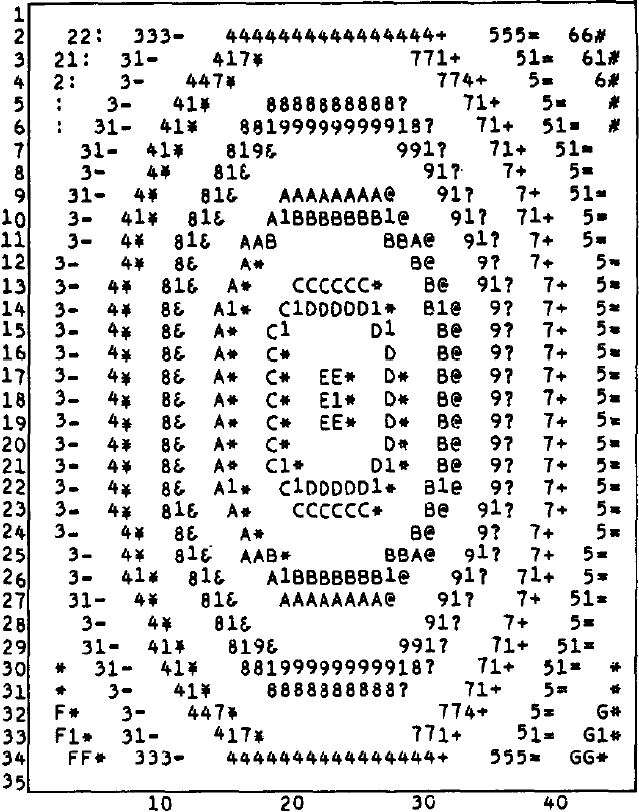
#> input picture fig1.jpg, 639 x 812 px, found by its file name
$ jupyter execute ContourDetection.ipynb
#> lines starting #> are read from the running program, lines starting #| are printed output that depends on the picture; after the words box and inside, x2 and y2 are one past the last pixel; in counts of white or black regions, pixels touching at a corner belong together
[cell 1]
from google.colab.patches import cv2_imshow
import cv2
import numpy as np

# Load the image using a relative file path
image_path = 'drive/My Drive/ColabNotebooks/Contour_Detection/fig1.jpg'
image = cv2.imread(image_path)
#> image is the input picture: shape (812, 639, 3); min 0, max 255, mean 221.9

# Convert the image to grayscale
gray = cv2.cvtColor(image, cv2.COLOR_BGR2GRAY)

# Apply binary thresholding to get a binary image with inverted colors
_, thresh = cv2.threshold(gray, 0, 255, cv2.THRESH_BINARY_INV + cv2.THRESH_OTSU)
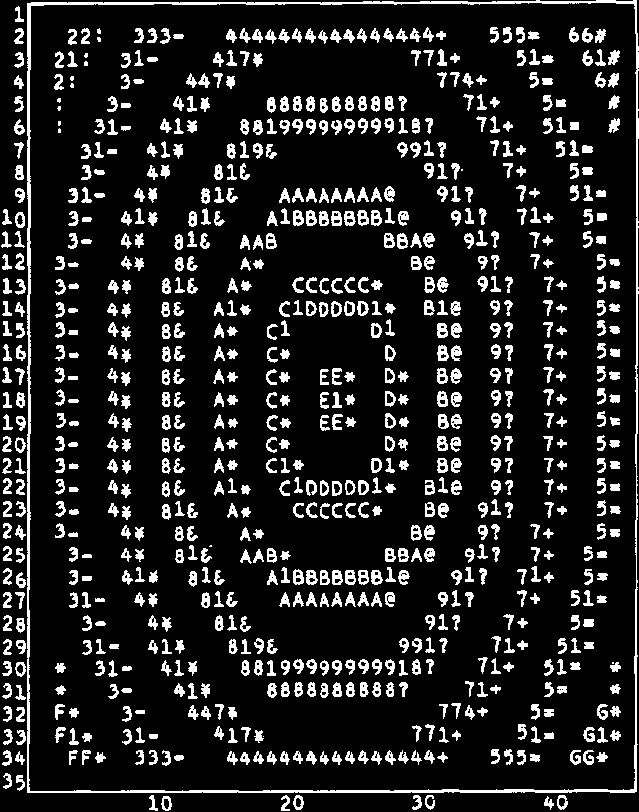
#> thresh: shape (812, 639); 13.7% white; 819 white regions (15 under 20 px)

# Find contours in the binary image, including internal contours
contours, _ = cv2.findContours(thresh, cv2.RETR_TREE, cv2.CHAIN_APPROX_SIMPLE)
#> contours = 1255 contours, 375 with area under 20; largest, box (x1, y1, x2, y2) and area: (27, 0, 639, 793) 481565, (28, 2, 638, 792) 477054, (437, 345, 449, 361) 128, (437, 391, 448, 407) 127, (397, 233, 408, 249) 127

# Find the contour of the external rectangular box
external_rect_contour = None
for contour in contours:
    x, y, w, h = cv2.boundingRect(contour)
    if w == image.shape[1] and h == image.shape[0]:
        external_rect_contour = contour
        break
#> this loop made 1255 passes
#> (x, y, w, h) on passes 1 to 3: (544, 796, 10, 14), (161, 796, 11, 15), (163, 798, 7, 12)

# Remove the contour of the external rectangular box
if external_rect_contour is not None:
    contours.remove(external_rect_contour)

# Filter out contours that are too large to exclude external objects
filtered_contours = [contour for contour in contours if cv2.contourArea(contour) < 0.9 * image.shape[0] * image.shape[1]]
#> filtered_contours = 1253 contours, 375 with area under 20; largest, box (x1, y1, x2, y2) and area: (437, 345, 449, 361) 128, (437, 391, 448, 407) 127, (397, 233, 408, 249) 127, (293, 569, 304, 585) 126, (357, 210, 369, 226) 126

# Create a copy of the thresholded image
result = cv2.cvtColor(thresh, cv2.COLOR_GRAY2BGR)
#> result: shape (812, 639, 3); 13.7% white; 819 white regions (15 under 20 px), largest, box (x1, y1, x2, y2) and area: (27, 0, 639, 793) 7299, (437, 345, 449, 361) 130, (437, 323, 448, 338) 125

# Draw bounding rectangles around remaining contours in green and invert colors within the bounding boxes
for contour in filtered_contours:
    x, y, w, h = cv2.boundingRect(contour)
    cv2.rectangle(result, (x, y), (x + w, y + h), (0, 255, 0), 3) # BBox thickness = 3
    thresh[y:y+h, x:x+w] = 255 - thresh[y:y+h, x:x+w]
#> this loop made 1253 passes
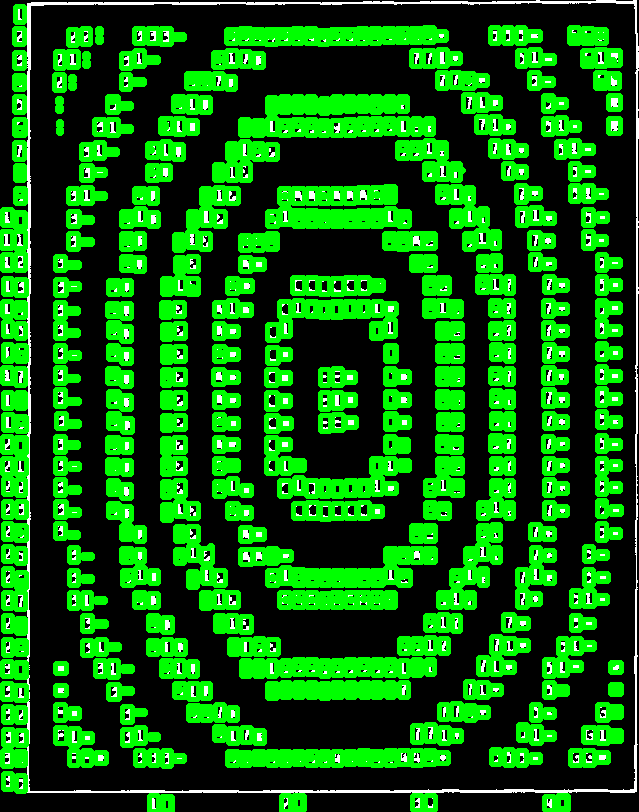
#> result: shape (812, 639, 3); mean B, G, R 10.9, 101.5, 10.9
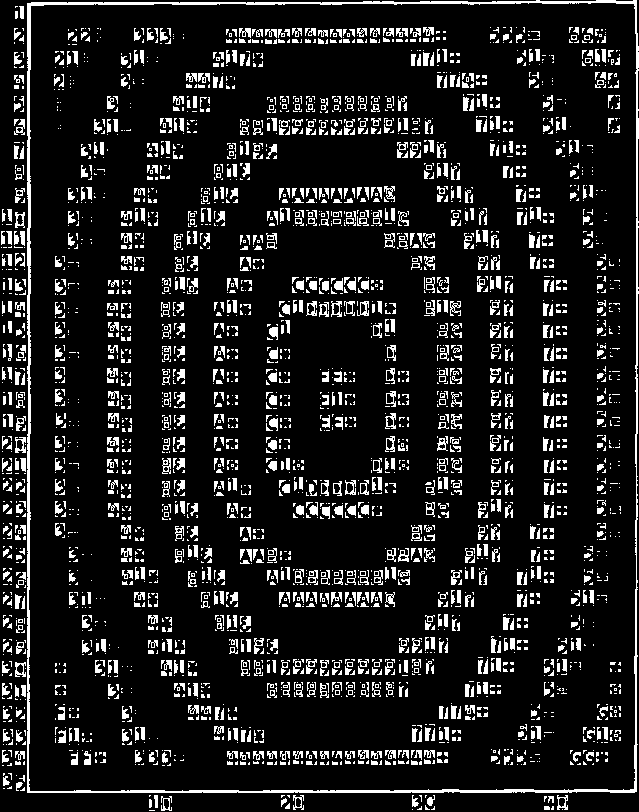
#> thresh: shape (812, 639); 12.2% white; 3396 white regions (2410 under 20 px), largest, box (x1, y1, x2, y2) and area: (27, 0, 639, 793) 7299, (15, 437, 26, 453) 98, (15, 662, 26, 677) 88

# Save the output image using a relative file path
output_image_path = 'drive/My Drive/ColabNotebooks/Contour_Detection/output_image.jpg'
cv2.imwrite(output_image_path, result)

# Display the saved image path
print("Output image saved to:", output_image_path)

# Display the result
cv2_imshow(result)
